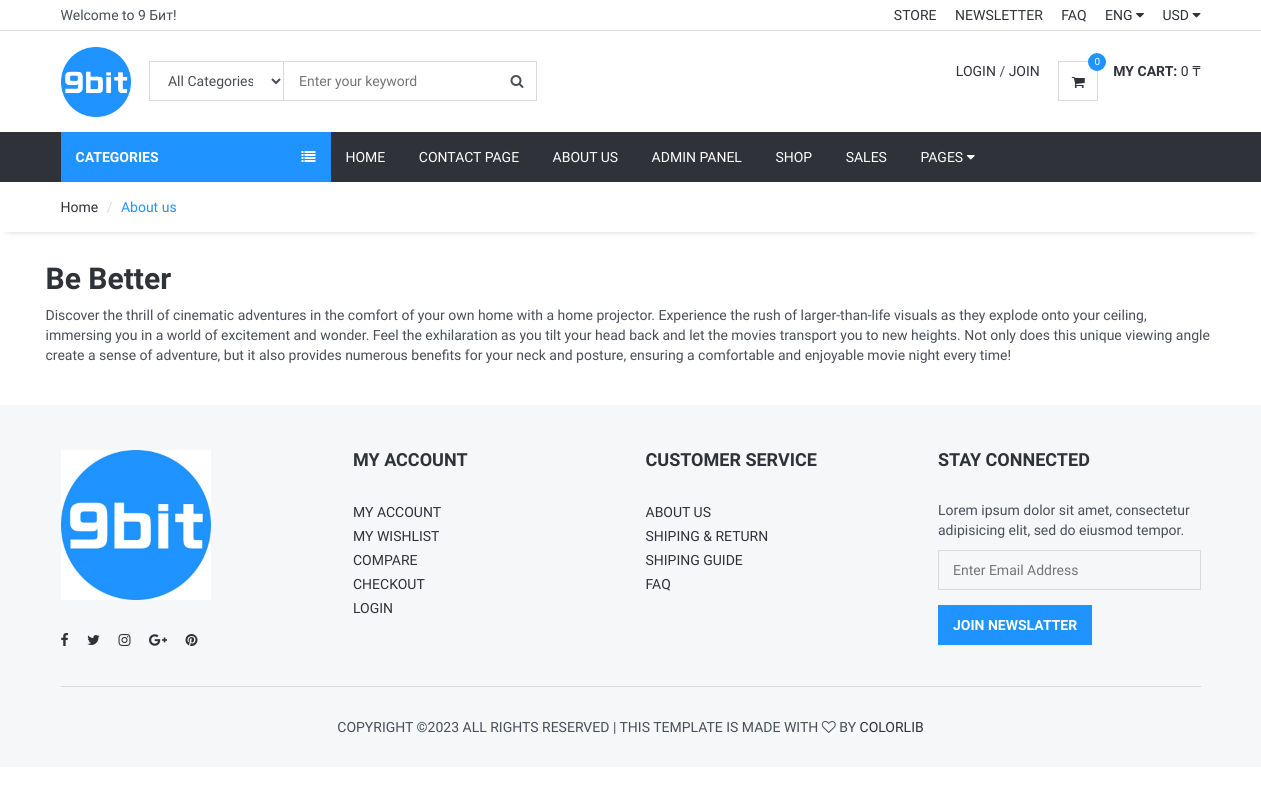
Screenshot of /aboutus/ with the database file from the repository.
### home/models.py (models this page shows, shortened)
class Setting(models.Model):
    STATUS = (
        ('True', 'True'),
        ('False', 'False'),
    )
    title = models.CharField(max_length=150)
    keywords = models.CharField(max_length=255)
    description = models.CharField(max_length=255)
    company = models.CharField(max_length=50)
    address = models.CharField(blank=True,max_length=100)
    phone = models.CharField(blank=True,max_length=15)
    fax = models.CharField(blank=True,max_length=15)
    email = models.CharField(blank=True,max_length=50)
    smtpserver = models.CharField(blank=True,max_length=50)
    smtpemail = models.CharField(blank=True,max_length=50)
    smtppassword = models.CharField(blank=True,max_length=10)
    smtpport = models.CharField(blank=True,max_length=5)
    icon = models.ImageField(blank=True,upload_to='images/')
    facebook = models.CharField(blank=True,max_length=50)
    instagram = models.CharField(blank=True,max_length=50)
    twitter = models.CharField(blank=True,max_length=50)
    youtube = models.CharField(blank=True, max_length=50)
    aboutus = RichTextField(blank=True)
    contact = RichTextField(blank=True)
    references = RichTextField(blank=True)
    status=models.CharField(max_length=10,choices=STATUS)
    create_at=models.DateTimeField(auto_now_add=True)
    update_at=models.DateTimeField(auto_now=True)

### home/views.py (the view)
# urls.py: path('aboutus/', views.aboutus, name='aboutus'),
def aboutus(request):
    setting = Setting.objects.filter(status=True).first()
    category = Category.objects.all()
    current_shopcart = ShopCart.objects.filter(user_id=request.user.id)
    total = 0
    quantity = 0
    for sc in current_shopcart:
        total += sc.product.price * sc.quantity
        quantity += sc.quantity
    context = {'setting':setting, 'category':category,
               'total': int(total), 'quantity': quantity,
               }
    return render(request,'home/aboutus.html',context)

### home/templates/home/aboutus.html (shortened to what this page needs)
{% extends 'home/layout.html' %}
{% load static %}
{% block sidebar %}{% include 'home/sidebar.html' %}{% endblock %}
{% block content %}
	<div id="breadcrumb">
		<div class="container">
			<ul class="breadcrumb">
				<li><a href="{% url 'index' %}">Home</a></li>
				<li class="active">About us</li>
			</ul>
		</div>
	</div>
	<div class="section">
		<div class="container">
			<div class="row">
				{{ setting.aboutus|safe }}
			</div>
		</div>
	</div>
{% endblock %}
{% block foot %}{% include 'home/footer.html' %}{% endblock %}

### home/templates/home/header.html (shortened to what this page needs)
{% load static %}
{% load mptt_tags %}
<link rel="stylesheet" href="https://ajax.googleapis.com/ajax/libs/jqueryui/1.11.4/themes/smoothness/jquery-ui.css">
	<header>
		<div id="top-header">
			<div class="container">
				<div class="pull-left">
					<span> Welcome to {{ setting.company }}! </span>
				</div>
				<div class="pull-right">
					<ul class="header-top-links">
						<li><a href="#">Store</a></li>
						<li><a href="#">Newsletter</a></li>
						<li><a href="#">FAQ</a></li>
						<li class="dropdown default-dropdown">
							<a class="dropdown-toggle" data-toggle="dropdown" aria-expanded="true">ENG <i class="fa fa-caret-down"></i></a>
						</li>
						<li class="dropdown default-dropdown">
							<a class="dropdown-toggle" data-toggle="dropdown" aria-expanded="true">USD <i class="fa fa-caret-down"></i></a>
						</li>
					</ul>
				</div>
			</div>
		</div>
		<div id="header">
			<div class="container">
				<div class="pull-left">
					<div class="header-logo">
						<a class="logo" href="{% url 'index' %}">
							<img src="{{ setting.icon.url }}" alt="">
						</a>
					</div>
					<div class="header-search">
						<form method="POST" action="/search/">
							<input id="query" name="query" class="input search-input" type="text" placeholder="Enter your keyword">
							<select id="cat" name="cat" class="input search-categories">
								<option value="0">All Categories</option>
							</select>
							<button class="search-btn"><i class="fa fa-search"></i></button>
						</form>
					</div>
				</div>
				<div class="pull-right">
					<ul class="header-btns">
						<li class="header-account dropdown default-dropdown">
							{% if user.id is not None %}
								<div class="dropdown-toggle">
									<div class="header-btns-icon">
											<a href="{% url 'user_profile' %}"><img src="{{ user.userprofile.image.url }}" style="height:40px;"></a>
									</div>
									<a href="{% url 'user_profile' %}"><strong class="text-uppercase"> {{ user.username }} profile</strong></a><br>
								</div>
								<a href="{% url 'logout' %}" class="text-uppercase">Logout</a>
							{% else %}
								<a href="{% url 'login' %}" class="text-uppercase">Login</a> / <a href="{% url 'register' %}" class="text-uppercase">Join</a>
							{% endif %}
						</li>
						<li class="header-cart dropdown default-dropdown">
							<a href="/order/shopcart/" >
								<div class="header-btns-icon">
									<i class="fa fa-shopping-cart"></i>
									<span class="qty"> {{ quantity }}</span>
								</div>
								<strong class="text-uppercase">My Cart:</strong>
								<span> {{ total }} ₸</span>
							</a>
						</li>
					</ul>
				</div>
			</div>
		</div>
	</header>

### home/templates/home/footer.html (shortened to what this page needs)
{% load static %}
	<footer id="footer" class="section section-grey">
		<div class="container">
			<div class="row">
				<div class="col-md-3 col-sm-6 col-xs-6">
					<div class="footer">
						<div class="footer-logo">
						<a  href="{% url 'index' %}">
							<img src="{{ setting.icon.url }}" alt="" style="height:150px; width:auto;">
						</a>
						</div>
						<ul class="footer-social">
							<li><a href="#"><i class="fa fa-facebook"></i></a></li>
							<li><a href="#"><i class="fa fa-twitter"></i></a></li>
							<li><a href="#"><i class="fa fa-instagram"></i></a></li>
							<li><a href="#"><i class="fa fa-google-plus"></i></a></li>
							<li><a href="#"><i class="fa fa-pinterest"></i></a></li>
						</ul>
					</div>
				</div>
				<div class="col-md-3 col-sm-6 col-xs-6">
					<div class="footer">
						<h3 class="footer-header">My Account</h3>
						<ul class="list-links">
							<li><a href="#">My Account</a></li>
							<li><a href="#">My Wishlist</a></li>
							<li><a href="#">Compare</a></li>
							<li><a href="#">Checkout</a></li>
							<li><a href="#">Login</a></li>
						</ul>
					</div>
				</div>
				<div class="col-md-3 col-sm-6 col-xs-6">
					<div class="footer">
						<h3 class="footer-header">Customer Service</h3>
						<ul class="list-links">
							<li><a href="#">About Us</a></li>
							<li><a href="#">Shiping & Return</a></li>
							<li><a href="#">Shiping Guide</a></li>
							<li><a href="#">FAQ</a></li>
						</ul>
					</div>
				</div>
				<div class="col-md-3 col-sm-6 col-xs-6">
					<div class="footer">
						<h3 class="footer-header">Stay Connected</h3>
						<p>Lorem ipsum dolor sit amet, consectetur adipisicing elit, sed do eiusmod tempor.</p>
						<form>
							<div class="form-group">
								<input class="input" placeholder="Enter Email Address">
							</div>
							<button class="primary-btn">Join Newslatter</button>
						</form>
					</div>
				</div>
			</div>
			<hr>
			<div class="row">
				<div class="col-md-8 col-md-offset-2 text-center">
					<div class="footer-copyright">
						Copyright &copy;<script>document.write(new Date().getFullYear());</script> All rights reserved | This template is made with <i class="fa fa-heart-o" aria-hidden="true"></i> by <a href="https://colorlib.com" target="_blank">Colorlib</a>
					</div>
				</div>
			</div>
		</div>
	</footer>

### static/css/style.css (style rules this page uses)
body { font-family: 'Hind', sans-serif; color: #4A4E5A; overflow-x: hidden; }
h1, h2, h3, h4, h5, h6 { color: #30323A; margin: 0 0 10px; font-weight: 700; }
a { color: #30323A; -webkit-transition: 0.3s color; transition: 0.3s color; }
strong { color: #30323A; }
ul, ol { margin: 0; padding: 0; list-style: none }
hr { margin-top: 15px; margin-bottom: 15px; border-color: #DADADA; }
.main-btn, .primary-btn { display: inline-block; padding: 10px 15px; text-transform: uppercase; font-weight: 700; border: none; -webkit-transition: 0.3s all; transition: 0.3s all; }
.primary-btn { color: #FFF; background-color: #1F93FF; }
.input { width: 100%; height: 40px; padding: 0px 15px; border: none; background-color: transparent; -webkit-box-shadow: 0px 0px 0px 1px #DADADA inset, 0px 0px 0px 5px transparent; box-shadow: 0px 0px 0px 1px #DADADA inset, 0px 0px 0px 5px transparent; -webkit-transition: 0.3s all; transition: 0.3s all; }
.list-links li>a { position: relative; display: inline-block; text-transform: uppercase; padding: 2px 0px; -webkit-transition: 0.3s all; transition: 0.3s all; }
.list-links li>a:before { content: "\f105"; position: absolute; left: 0px; font-family: FontAwesome; -webkit-transform: translateX(-10px); -ms-transform: translateX(-10px); transform: translateX(-10px); opacity: 0; visibility: hidden; -webkit-transition: 0.3s all; transition: 0.3s all; }
.section { padding-top: 30px; padding-bottom: 30px; }
.section-grey { background: #F6F7F8; }
#breadcrumb { -webkit-box-shadow: 0px 6px 6px -6px rgba(0, 0, 0, 0.175); box-shadow: 0px 6px 6px -6px rgba(0, 0, 0, 0.175); }
.breadcrumb { background-color: transparent; border: none; border-radius: 0px; padding: 15px 0px; margin: 0; }
.breadcrumb>.active { color: #1F93FF; }
.breadcrumb>li+li:before { color: #DADADA; }
#header { padding-top: 15px; padding-bottom: 15px; }
#top-header { padding-top: 5px; padding-bottom: 5px; border-bottom: 1px solid #DADADA; }
.header-top-links>li { display: inline-block; }
.header-top-links>li+li { margin-left: 15px; }
.header-top-links>li>a { cursor: pointer; text-transform: uppercase; }
.header-logo { display: inline-block; margin-right: 15px; }
.header-logo .logo>img { width: 100%; max-height: 70px; }
.header-search { display: inline-block; padding: 15px 0px; max-width: 400px; }
.header-search>form { position: relative; }
.header-search>form .search-input { padding-left: 150px; padding-right: 45px; }
.header-search>form .search-categories { position: absolute; left: 0px; top: 0px; width: 135px; }
.header-search>form .search-btn { position: absolute; top: 0px; right: 0px; width: 40px; height: 40px; background-color: transparent; border: none; }
.header-btns>li { display: inline-block; vertical-align: top; padding: 15px 0px; }
.header-btns>li+li { margin-left: 15px; }
.header-btns>li .header-btns-icon { position: relative; float: left; margin-right: 15px; width: 40px; height: 40px; line-height: 40px; text-align: center; color: #30323A; background-color: #FFF; border: 1px solid #DADADA; }
.header-cart .header-btns-icon .qty { position: absolute; right: -9px; top: -9px; width: 18px; height: 18px; line-height: 18px; text-align: center; font-size: 10px; background: #1F93FF; color: #FFF; border-radius: 50%; }
.footer { margin: 15px 0px; }
.footer .footer-header { font-size: 18px; text-transform: uppercase; margin-bottom: 30px; }
.footer-logo { margin-bottom: 30px; }
.footer-social>li { display: inline-block; margin-right: 15px; margin-bottom: 6px; }
.footer-social>li:last-child { margin-right: 0px; }
.footer-copyright { margin-top: 15px; text-transform: uppercase; font-size: 14px; }

### rows the page displays
Setting: company "9 Бит", icon (picture), aboutus "Be Better Discover the thrill of cinematic adventures in the comfort of your own home with a home projector. Experience the rush of larger-than-life visuals as they explode onto your ceiling, immersing you in a world of excitement and wonder. Feel the exhilaration as you tilt your head back and let the movies transport you to new heights. Not only does this unique viewing angle create a sense of adventure, but it also provides numerous benefits for your neck and posture, ensuring a comfortable and enjoyable movie night every time!"

### other values shown
{{ quantity }} "0"
{{ total }} "0"
